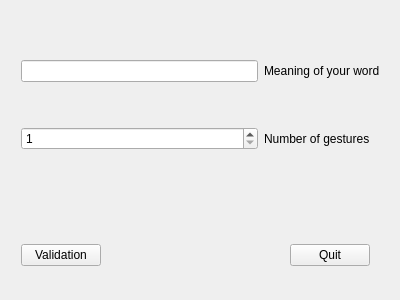
<?xml version="1.0" encoding="UTF-8"?>
<ui version="4.0">
 <class>learningDialog</class>
 <widget class="QWidget" name="learningDialog">
  <property name="geometry">
   <rect>
    <x>0</x>
    <y>0</y>
    <width>400</width>
    <height>300</height>
   </rect>
  </property>
  <property name="windowTitle">
   <string>Learning Mode</string>
  </property>
  <widget class="QWidget" name="gridLayoutWidget">
   <property name="geometry">
    <rect>
     <x>10</x>
     <y>10</y>
     <width>381</width>
     <height>191</height>
    </rect>
   </property>
   <layout class="QGridLayout" name="gridLayout">
    <item row="0" column="1">
     <widget class="QLabel" name="labelWord">
      <property name="text">
       <string>Meaning of your word</string>
      </property>
     </widget>
    </item>
    <item row="1" column="1">
     <widget class="QLabel" name="label">
      <property name="text">
       <string>Number of gestures</string>
      </property>
     </widget>
    </item>
    <item row="0" column="0">
     <widget class="QLineEdit" name="lineEditWord"/>
    </item>
    <item row="1" column="0">
     <widget class="QSpinBox" name="spinBoxGestures">
      <property name="minimum">
       <number>1</number>
      </property>
      <property name="value">
       <number>1</number>
      </property>
     </widget>
    </item>
   </layout>
  </widget>
  <widget class="QWidget" name="horizontalLayoutWidget">
   <property name="geometry">
    <rect>
     <x>10</x>
     <y>220</y>
     <width>371</width>
     <height>71</height>
    </rect>
   </property>
   <layout class="QHBoxLayout" name="horizontalLayout">
    <item>
     <widget class="QPushButton" name="pushButtonValidation">
      <property name="text">
       <string>Validation</string>
      </property>
     </widget>
    </item>
    <item>
     <spacer name="horizontalSpacer">
      <property name="orientation">
       <enum>Qt::Horizontal</enum>
      </property>
      <property name="sizeHint" stdset="0">
       <size>
        <width>40</width>
        <height>20</height>
       </size>
      </property>
     </spacer>
    </item>
    <item>
     <widget class="QPushButton" name="pushButtonQuit">
      <property name="text">
       <string>Quit</string>
      </property>
     </widget>
    </item>
   </layout>
  </widget>
 </widget>
 <layoutdefault spacing="6" margin="11"/>
 <resources/>
 <connections/>
</ui>
